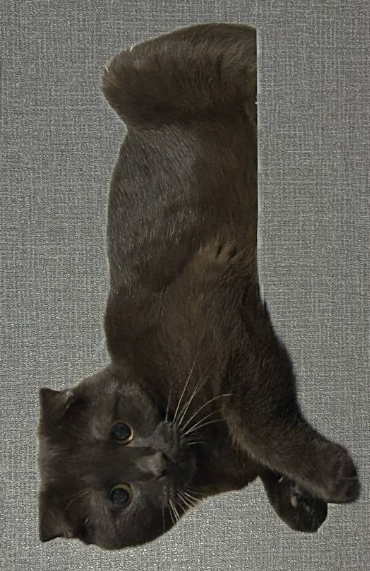
#> input picture kotiki_poisk/object.jpg, 370 x 571 px, found by its file name
$ python main.py
#> lines starting #> are read from the running program, lines starting #| are printed output that depends on the picture
import cv2
import numpy as np

# Загрузка изображений
img_object = cv2.imread(r'C:\Users\Asus\Downloads\kot_kr\kotiki_poisk\object.jpg', cv2.IMREAD_GRAYSCALE)
#> img_object: shape (571, 370); min 0, max 244, mean 88.2
img_scene = cv2.imread(r'C:\Users\Asus\Downloads\kot_kr\kotiki_poisk\scene.jpg', cv2.IMREAD_GRAYSCALE)
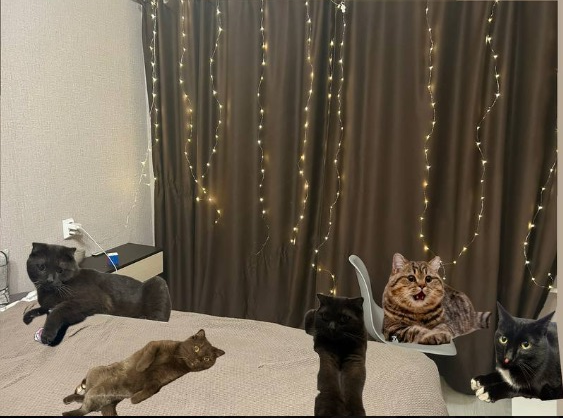
#> input picture kotiki_poisk/scene.jpg, 563 x 418 px, found by its file name
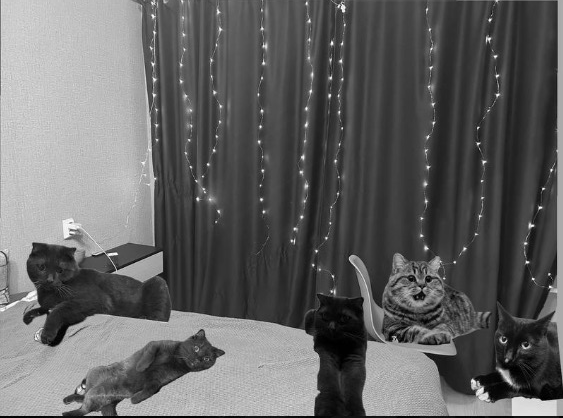
#> img_scene: shape (418, 563); min 0, max 255, mean 99.7

if img_object is None or img_scene is None:
    raise ValueError("Не удалось загрузить изображения.")

# Инициализация детектора SIFT
sift = cv2.SIFT_create()

# Поиск ключевых точек и вычисление дескрипторов
keypoints_obj, descriptors_obj = sift.detectAndCompute(img_object, None)
#> keypoints_obj = 726 keypoints; strongest (x, y, size): (130, 438, 2.1), (329, 504, 2.2), (258, 480, 4.5), (46, 535, 9.7)
keypoints_scene, descriptors_scene = sift.detectAndCompute(img_scene, None)
#> keypoints_scene = 709 keypoints; strongest (x, y, size): (527, 262, 2), (540, 208, 2.1), (478, 144, 1.8), (261, 199, 1.9)

# Инициализация матчера
bf = cv2.BFMatcher(cv2.NORM_L2, crossCheck=False)

# Поиск соответствий
matches = bf.knnMatch(descriptors_obj, descriptors_scene, k=2)
#> matches = 726 matches

# Отбор лучших совпадений с использованием критерия Лоу
good_matches = []
for m, n in matches:
    if m.distance < 0.75 * n.distance:
        good_matches.append(m)
#> after the loop, good_matches = 29 matches

# Минимальное количество совпадений для надежного определения объекта
MIN_MATCH_COUNT = 10

if len(good_matches) > MIN_MATCH_COUNT:
    # Координаты совпадающих точек
    src_pts = np.float32([keypoints_obj[m.queryIdx].pt for m in good_matches]).reshape(-1, 2)
#> src_pts = 29 pairs, first value 34.49 to 325.3, second value 32.3 to 541.7
    dst_pts = np.float32([keypoints_scene[m.trainIdx].pt for m in good_matches]).reshape(-1, 2)
#> dst_pts = 29 pairs, first value 32.41 to 364, second value 149.8 to 390.5

    # Вычисление матрицы гомографии
    M, mask = cv2.findHomography(src_pts, dst_pts, cv2.RANSAC, 5.0)
#> M = [[-0.048, -0.242, 156.5], [0.0209, -0.145, 264.2], [-0.000638, -0.000387, 1]]; mask = 29 values, max 1 at index 3, min 0 at index 0, mean 0.517

    # Определение углов объекта
    h, w = img_object.shape
#> h = 571; w = 370
    obj_corners = np.float32([[0, 0], [w, 0], [w, h], [0, h]]).reshape(-1, 1, 2)
#> obj_corners = [[0, 0], [370, 0], [370, 571], [0, 571]]
    scene_corners = cv2.perspectiveTransform(obj_corners, M)
#> scene_corners = [[156.5, 264.2], [181.6, 356], [1.36, 348.1], [23.73, 232.7]]

    # Рисование контура объекта на изображении сцены
    img_scene_color = cv2.cvtColor(img_scene, cv2.COLOR_GRAY2BGR)
    cv2.polylines(img_scene_color, [np.int32(scene_corners)], True, (0, 255, 0), 3, cv2.LINE_AA)
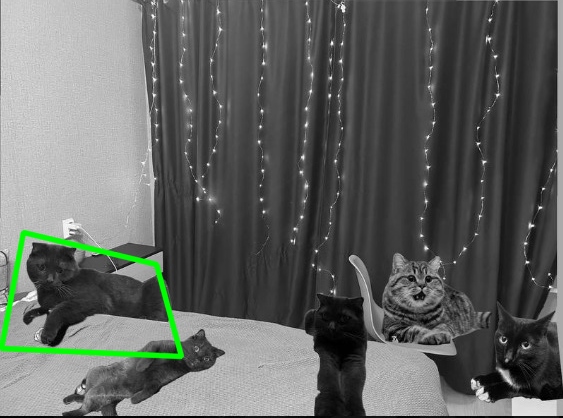
#> img_scene_color: shape (418, 563, 3); mean B, G, R 98, 101.1, 98

    # Отображение результата
    cv2.imshow('Detected Object', img_scene_color)
    cv2.waitKey(0)
    cv2.destroyAllWindows()
else:
    print("Недостаточно совпадений для определения объекта.")
